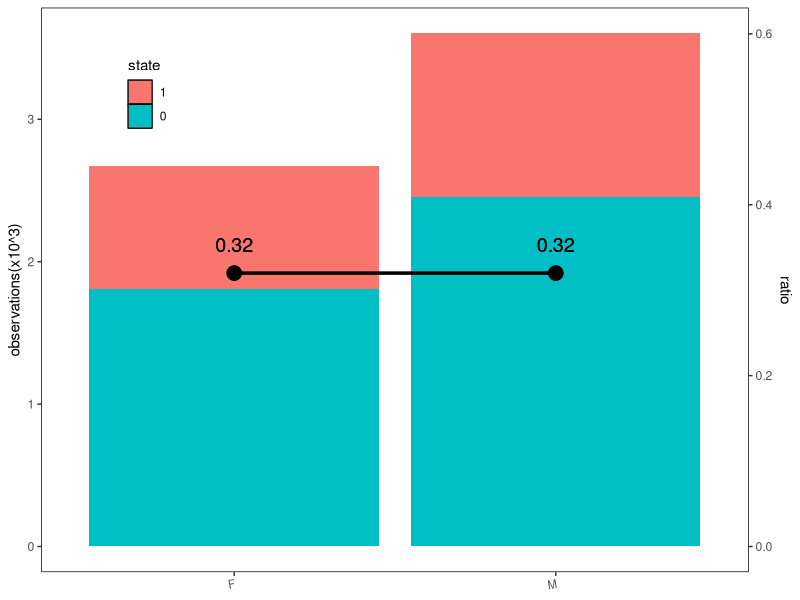
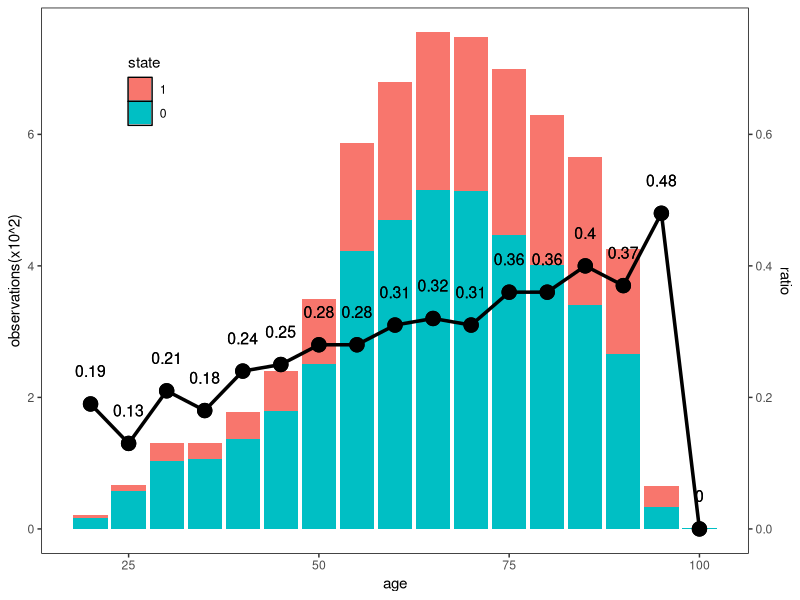
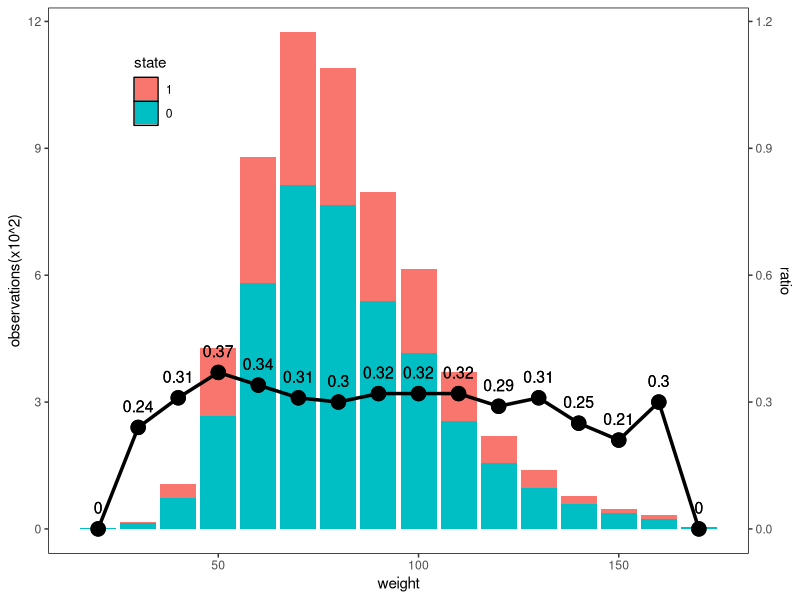
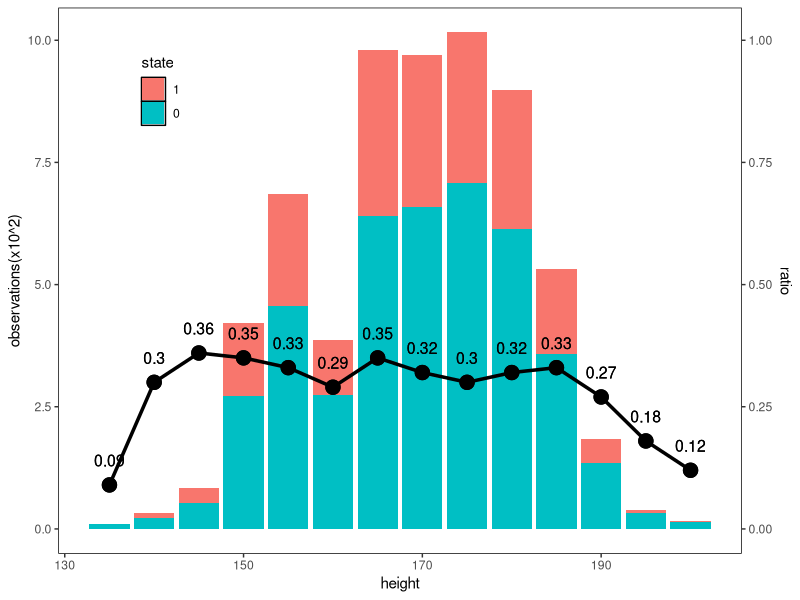
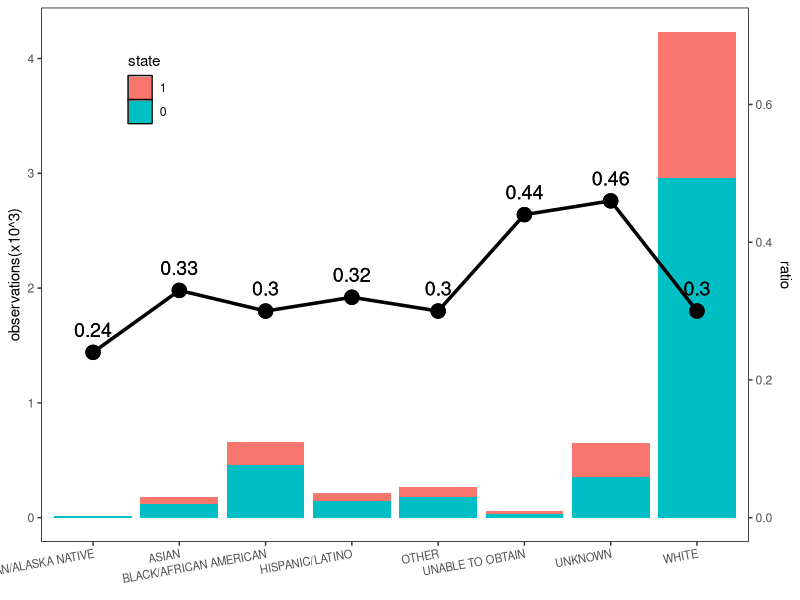
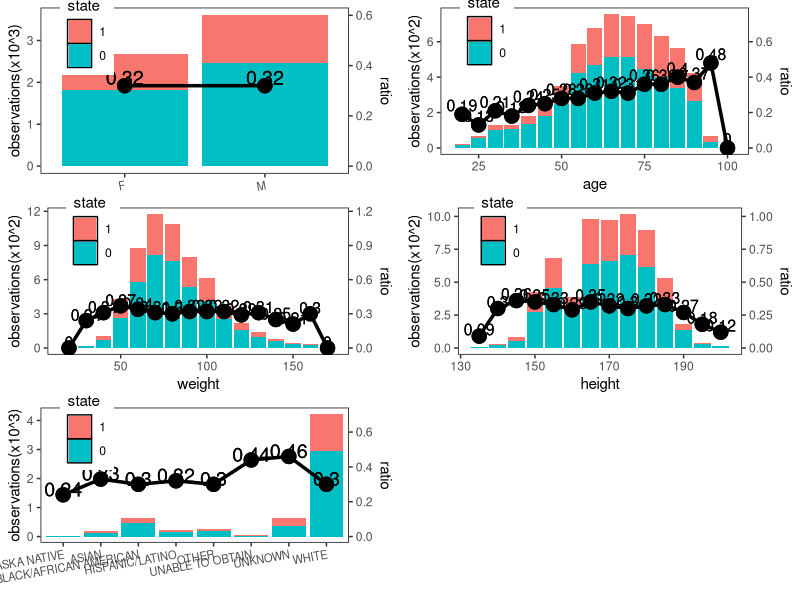

Reproduce these figures in R, in order.
library(ggplot2)
library(ggpubr)

df <- read.csv('./mydata.csv')

# function ----------------------------------------------------------------

function_continuous_process <- function(interval=10, dolist, name, if_3sigma=FALSE) 
{
  vec_sum <- vector()
  vec_ddsum <- vector()
  do_df <- data.frame(target=dolist,ifdead=df$hospital_expire_flag)
  na_bool <- is.na(do_df$target)
  do_df <- do_df[!na_bool,]
  # 3 sigma clean
  if(if_3sigma)
  {
    mu <- mean(do_df$target)
    std <- sd(do_df$target)
    do_df <- do_df[(mu - 3 * std < do_df$target) & (do_df$target < mu + 3 * std),]
  }
  
  obs_num <- dim(do_df)[1]
  # repair row index
  rownames(do_df) <- c(1:obs_num)
  
  for(i in 1:obs_num)
  {
    index = (do_df$target[i] + interval / 2) %/% interval + 1
    if(is.na(vec_sum[index]))
    {
      vec_sum[index] <- 1
      vec_ddsum[index] <- 0
    }
    else
      vec_sum[index] <- vec_sum[index] + 1
    
    if(do_df$ifdead[i])
      vec_ddsum[index] <- vec_ddsum[index] + 1
  }
  
  vec_radio <- round(vec_ddsum / vec_sum, 2)
  na_index <- which(is.na(vec_ddsum))
  vec_ddsum[na_index] <- 0
  vec_radio[na_index] <- 0
  max_length <- length(vec_sum)
  
  c_na_num <- which(is.na(vec_sum))
  # max?
  na_num <- max(c_na_num)
  vec_sum <- vec_sum[(na_num+1):max_length]
  vec_radio <- vec_radio[(na_num+1):max_length]
  vec_ddsum <- vec_ddsum[(na_num+1):max_length]
  
  vec_intvlnum <- max_length - na_num
  vec_intvl <- c(na_num:(max_length-1)) * interval
  
  state <- c(rep(c(0),vec_intvlnum),rep(c(1),vec_intvlnum))
  d <- data.frame(state=state, 
                  intvl=rep(vec_intvl,2), 
                  observations=c((vec_sum-vec_ddsum),vec_ddsum) / 100, 
                  ratio=rep(vec_radio,2))
  d$state <- factor(d$state,level=c(1,0))
  
  pic <- ggplot(data=d)+
    geom_col(aes(x=intvl, y=observations,fill=state))+
    scale_fill_discrete(labels=c(1,0))+
    labs(x=name,y='observations(x10^2)')+
    theme(panel.grid=element_blank(), panel.background=element_rect(fill='transparent', color='black'),legend.position = c(0.15,0.85))+
    geom_line(aes(x=intvl,y=ratio*10),group=2,size=1.2)+
    geom_point(aes(x=intvl,y=ratio*10,size=1.2),show.legend=FALSE)+
    geom_text(aes(x=intvl,y=ratio*10+0.5),label=d$ratio,cex=4)+
    scale_y_continuous(name ='observations(x10^2)',sec.axis = sec_axis(~./10,name='ratio'))
  
  return(pic)
}

function_discrete_process <- function(dolist, name) 
{
  counts <- table(dolist)
  dd_counts <- table(dolist,df$hospital_expire_flag==1)
  item_name <- names(counts)
  ratio = round(dd_counts[,"TRUE"] / counts ,2)
  
  d <- data.frame(state = c(rep(0,length(item_name)),rep(1,length(item_name))), 
                  characteristic = rep(item_name,2), 
                  observations = c(dd_counts[,"FALSE"],dd_counts[,"TRUE"]) / 1000,
                  ratio = rep(ratio,2))
  d$state <- factor(d$state,level=c(1,0))
  
  pic <- ggplot(data=d,aes(x=characteristic,y=observations),fill=state)+
            geom_col(aes(x=characteristic, y=observations,fill=state))+
            labs(x=d$name,y='observations(x10^3)')+
            scale_fill_discrete(labels=c(1,0))+
            theme(axis.text.x = element_text(size = 8, angle = 10, hjust = 1), panel.grid=element_blank(), 
                  panel.background=element_rect(fill='transparent', color='black'),legend.position = c(0.15,0.85))+
            geom_line(aes(x=d$characteristic,y=d$ratio*6),group=2,size=1.2)+
            geom_point(aes(x=d$characteristic,y=d$ratio*6,size=1.2),show.legend=FALSE)+
            geom_text(aes(x=d$characteristic,y=d$ratio*6+0.2),label=d$ratio,cex=5)+
            scale_y_continuous(name ='observations(x10^3)',sec.axis = sec_axis(~./6,name='ratio'))
  
  return (pic)
}

# Q1 Fig1 -----------------------------------------------------------------

pic1 <- function_discrete_process(df$gender, name="sex")
pic1
# Q1 Fig2 -----------------------------------------------------------------

pic2 <- function_continuous_process(interval = 5, dolist = df$admission_age, name = "age", if_3sigma = FALSE)
pic2


# Q1 Fig3 -----------------------------------------------------------------

pic3 <- function_continuous_process(interval = 10, dolist = df$weight_admit, name = "weight", if_3sigma = TRUE)
pic3


# Q1 Fig4 -----------------------------------------------------------------

pic4 <- function_continuous_process(interval = 5, dolist = df$height, name = "height", if_3sigma = TRUE)
pic4


# Q1 Fig5 -----------------------------------------------------------------

pic5 <- function_discrete_process(df$ethnicity, name="ethnicity")
pic5

ggarrange(pic1,pic2,pic3,pic4,pic5,
          lables=c("A", "B", "C", "D", "E"),
          ncol = 2,nrow=3)
